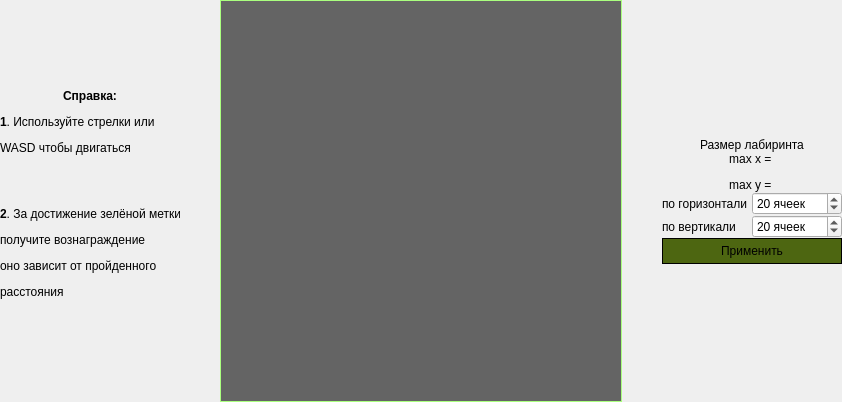
      <widget class="QWidget" name="page_Maze">
       <layout class="QHBoxLayout" name="horizontalLayout_9">
        <property name="spacing">
         <number>0</number>
        </property>
        <property name="leftMargin">
         <number>0</number>
        </property>
        <property name="topMargin">
         <number>0</number>
        </property>
        <property name="rightMargin">
         <number>0</number>
        </property>
        <property name="bottomMargin">
         <number>0</number>
        </property>
        <item>
         <widget class="QLabel" name="labelStatic_Hint">
          <property name="sizePolicy">
           <sizepolicy hsizetype="Maximum" vsizetype="Maximum">
            <horstretch>0</horstretch>
            <verstretch>0</verstretch>
           </sizepolicy>
          </property>
          <property name="minimumSize">
           <size>
            <width>180</width>
            <height>0</height>
           </size>
          </property>
          <property name="maximumSize">
           <size>
            <width>180</width>
            <height>16777215</height>
           </size>
          </property>
          <property name="focusPolicy">
           <enum>Qt::FocusPolicy::StrongFocus</enum>
          </property>
          <property name="styleSheet">
           <string notr="true">background-color: transparent;</string>
          </property>
          <property name="text">
           <string>&lt;html&gt;&lt;head/&gt;&lt;body&gt;&lt;p align=&quot;center&quot;&gt;&lt;span style=&quot; font-weight:700;&quot;&gt;Справка:&lt;/span&gt;&lt;/p&gt;&lt;p&gt;&lt;span style=&quot; font-weight:700;&quot;&gt;1&lt;/span&gt;. Используйте стрелки  или&lt;/p&gt;&lt;p&gt;WASD чтобы двигаться&lt;/p&gt;&lt;p&gt;&lt;br/&gt;&lt;/p&gt;&lt;p&gt;&lt;span style=&quot; font-weight:700;&quot;&gt;2&lt;/span&gt;. За достижение зелёной метки&lt;/p&gt;&lt;p&gt;получите вознаграждение&lt;/p&gt;&lt;p&gt;оно зависит от пройденного&lt;/p&gt;&lt;p&gt;расстояния&lt;br/&gt;&lt;/p&gt;&lt;/body&gt;&lt;/html&gt;</string>
          </property>
         </widget>
        </item>
        <item>
         <spacer name="horizontalSpacer_14">
          <property name="orientation">
           <enum>Qt::Orientation::Horizontal</enum>
          </property>
          <property name="sizeHint" stdset="0">
           <size>
            <width>40</width>
            <height>20</height>
           </size>
          </property>
         </spacer>
        </item>
        <item>
         <widget class="QGroupBox" name="groupBox">
          <property name="sizePolicy">
           <sizepolicy hsizetype="Maximum" vsizetype="Maximum">
            <horstretch>0</horstretch>
            <verstretch>0</verstretch>
           </sizepolicy>
          </property>
          <property name="minimumSize">
           <size>
            <width>402</width>
            <height>402</height>
           </size>
          </property>
          <property name="styleSheet">
           <string notr="true">border:none;
background-color: rgb(170, 255, 127);</string>
          </property>
          <property name="alignment">
           <set>Qt::AlignmentFlag::AlignCenter</set>
          </property>
          <widget class="QGroupBox" name="GroupMaze">
           <property name="geometry">
            <rect>
             <x>1</x>
             <y>1</y>
             <width>400</width>
             <height>400</height>
            </rect>
           </property>
           <property name="sizePolicy">
            <sizepolicy hsizetype="Expanding" vsizetype="Expanding">
             <horstretch>0</horstretch>
             <verstretch>0</verstretch>
            </sizepolicy>
           </property>
           <property name="focusPolicy">
            <enum>Qt::FocusPolicy::StrongFocus</enum>
           </property>
           <property name="contextMenuPolicy">
            <enum>Qt::ContextMenuPolicy::NoContextMenu</enum>
           </property>
           <property name="styleSheet">
            <string notr="true">background-color: rgb(100, 100, 100);</string>
           </property>
           <property name="alignment">
            <set>Qt::AlignmentFlag::AlignCenter</set>
           </property>
           <property name="flat">
            <bool>true</bool>
           </property>
           <widget class="QLabel" name="Player">
            <property name="geometry">
             <rect>
              <x>382</x>
              <y>382</y>
              <width>16</width>
              <height>16</height>
             </rect>
            </property>
            <property name="sizePolicy">
             <sizepolicy hsizetype="Fixed" vsizetype="Fixed">
              <horstretch>0</horstretch>
              <verstretch>0</verstretch>
             </sizepolicy>
            </property>
            <property name="contextMenuPolicy">
             <enum>Qt::ContextMenuPolicy::NoContextMenu</enum>
            </property>
            <property name="styleSheet">
             <string notr="true">image: url(:/image/PlayerUp.png);</string>
            </property>
           </widget>
          </widget>
          <widget class="QLabel" name="labelStatic_Wall_Up">
           <property name="geometry">
            <rect>
             <x>0</x>
             <y>0</y>
             <width>0</width>
             <height>0</height>
            </rect>
           </property>
           <property name="sizePolicy">
            <sizepolicy hsizetype="Fixed" vsizetype="Fixed">
             <horstretch>0</horstretch>
             <verstretch>0</verstretch>
            </sizepolicy>
           </property>
           <property name="styleSheet">
            <string notr="true">background-color: rgb(0, 0, 0);</string>
           </property>
          </widget>
          <widget class="QLabel" name="labelStatic_Wall_Left">
           <property name="geometry">
            <rect>
             <x>0</x>
             <y>0</y>
             <width>0</width>
             <height>0</height>
            </rect>
           </property>
           <property name="sizePolicy">
            <sizepolicy hsizetype="Fixed" vsizetype="Fixed">
             <horstretch>0</horstretch>
             <verstretch>0</verstretch>
            </sizepolicy>
           </property>
           <property name="styleSheet">
            <string notr="true">background-color: rgb(0, 0, 0);</string>
           </property>
          </widget>
          <widget class="QLabel" name="labelStatic_Wall_Right">
           <property name="geometry">
            <rect>
             <x>0</x>
             <y>0</y>
             <width>0</width>
             <height>0</height>
            </rect>
           </property>
           <property name="sizePolicy">
            <sizepolicy hsizetype="Fixed" vsizetype="Fixed">
             <horstretch>0</horstretch>
             <verstretch>0</verstretch>
            </sizepolicy>
           </property>
           <property name="styleSheet">
            <string notr="true">background-color: rgb(0, 0, 0);</string>
           </property>
          </widget>
          <widget class="QLabel" name="labelStatic_Wall_Down">
           <property name="geometry">
            <rect>
             <x>0</x>
             <y>0</y>
             <width>0</width>
             <height>0</height>
            </rect>
           </property>
           <property name="sizePolicy">
            <sizepolicy hsizetype="Fixed" vsizetype="Fixed">
             <horstretch>0</horstretch>
             <verstretch>0</verstretch>
            </sizepolicy>
           </property>
           <property name="styleSheet">
            <string notr="true">background-color: rgb(0, 0, 0);</string>
           </property>
          </widget>
          <widget class="QLabel" name="label_Finish">
           <property name="geometry">
            <rect>
             <x>2</x>
             <y>2</y>
             <width>18</width>
             <height>18</height>
            </rect>
           </property>
           <property name="sizePolicy">
            <sizepolicy hsizetype="Fixed" vsizetype="Fixed">
             <horstretch>0</horstretch>
             <verstretch>0</verstretch>
            </sizepolicy>
           </property>
           <property name="focusPolicy">
            <enum>Qt::FocusPolicy::ClickFocus</enum>
           </property>
           <property name="contextMenuPolicy">
            <enum>Qt::ContextMenuPolicy::NoContextMenu</enum>
           </property>
           <property name="styleSheet">
            <string notr="true">background-color: transparent;</string>
           </property>
          </widget>
         </widget>
        </item>
        <item>
         <spacer name="horizontalSpacer_15">
          <property name="orientation">
           <enum>Qt::Orientation::Horizontal</enum>
          </property>
          <property name="sizeHint" stdset="0">
           <size>
            <width>40</width>
            <height>20</height>
           </size>
          </property>
         </spacer>
        </item>
        <item>
         <layout class="QVBoxLayout" name="verticalLayout_3">
          <item>
           <spacer name="verticalSpacer">
            <property name="orientation">
             <enum>Qt::Orientation::Vertical</enum>
            </property>
            <property name="sizeType">
             <enum>QSizePolicy::Policy::MinimumExpanding</enum>
            </property>
            <property name="sizeHint" stdset="0">
             <size>
              <width>20</width>
              <height>40</height>
             </size>
            </property>
           </spacer>
          </item>
          <item>
           <widget class="QLabel" name="label_Size">
            <property name="sizePolicy">
             <sizepolicy hsizetype="Fixed" vsizetype="Fixed">
              <horstretch>0</horstretch>
              <verstretch>0</verstretch>
             </sizepolicy>
            </property>
            <property name="minimumSize">
             <size>
              <width>180</width>
              <height>0</height>
             </size>
            </property>
            <property name="maximumSize">
             <size>
              <width>180</width>
              <height>16777215</height>
             </size>
            </property>
            <property name="text">
             <string>&lt;html&gt;&lt;head/&gt;&lt;body&gt;&lt;p&gt;Размер лабиринта&lt;br/&gt;max x = &lt;/p&gt;&lt;p&gt;max y = &lt;/p&gt;&lt;/body&gt;&lt;/html&gt;</string>
            </property>
            <property name="alignment">
             <set>Qt::AlignmentFlag::AlignCenter</set>
            </property>
           </widget>
          </item>
          <item>
           <layout class="QHBoxLayout" name="horizontalLayout_10">
            <item>
             <widget class="QLabel" name="labelStatic_SizeH">
              <property name="maximumSize">
               <size>
                <width>90</width>
                <height>16777215</height>
               </size>
              </property>
              <property name="text">
               <string>по горизонтали</string>
              </property>
             </widget>
            </item>
            <item>
             <widget class="QSpinBox" name="spinBox_SizeH">
              <property name="maximumSize">
               <size>
                <width>90</width>
                <height>16777215</height>
               </size>
              </property>
              <property name="suffix">
               <string> ячеек</string>
              </property>
              <property name="minimum">
               <number>5</number>
              </property>
              <property name="value">
               <number>20</number>
              </property>
             </widget>
            </item>
           </layout>
          </item>
          <item>
           <layout class="QHBoxLayout" name="horizontalLayout_11">
            <item>
             <widget class="QLabel" name="labelStatic_SizeV">
              <property name="sizePolicy">
               <sizepolicy hsizetype="Fixed" vsizetype="Preferred">
                <horstretch>0</horstretch>
                <verstretch>0</verstretch>
               </sizepolicy>
              </property>
              <property name="maximumSize">
               <size>
                <width>90</width>
                <height>16777215</height>
               </size>
              </property>
              <property name="text">
               <string>по вертикали</string>
              </property>
             </widget>
            </item>
            <item>
             <widget class="QSpinBox" name="spinBox_SizeV">
              <property name="maximumSize">
               <size>
                <width>90</width>
                <height>16777215</height>
               </size>
              </property>
              <property name="suffix">
               <string> ячеек</string>
              </property>
              <property name="minimum">
               <number>5</number>
              </property>
              <property name="value">
               <number>20</number>
              </property>
             </widget>
            </item>
           </layout>
          </item>
          <item>
           <widget class="QPushButton" name="Button_Size">
            <property name="sizePolicy">
             <sizepolicy hsizetype="MinimumExpanding" vsizetype="Preferred">
              <horstretch>0</horstretch>
              <verstretch>0</verstretch>
             </sizepolicy>
            </property>
            <property name="minimumSize">
             <size>
              <width>0</width>
              <height>26</height>
             </size>
            </property>
            <property name="maximumSize">
             <size>
              <width>180</width>
              <height>16777215</height>
             </size>
            </property>
            <property name="styleSheet">
             <string notr="true">border: 1px solid black;
background-color: rgb(77, 102, 17);</string>
            </property>
            <property name="text">
             <string>Применить</string>
            </property>
           </widget>
          </item>
          <item>
           <spacer name="verticalSpacer_2">
            <property name="orientation">
             <enum>Qt::Orientation::Vertical</enum>
            </property>
            <property name="sizeType">
             <enum>QSizePolicy::Policy::MinimumExpanding</enum>
            </property>
            <property name="sizeHint" stdset="0">
             <size>
              <width>20</width>
              <height>40</height>
             </size>
            </property>
           </spacer>
          </item>
         </layout>
        </item>
       </layout>
      </widget>
